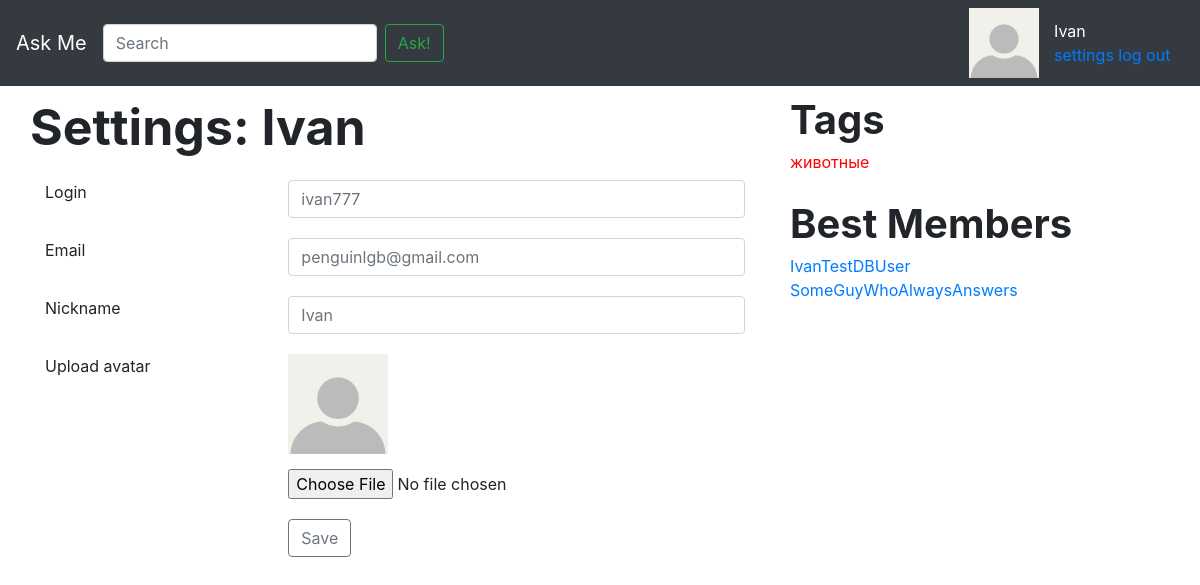
/settings/, run on an earlier commit of the app's database.
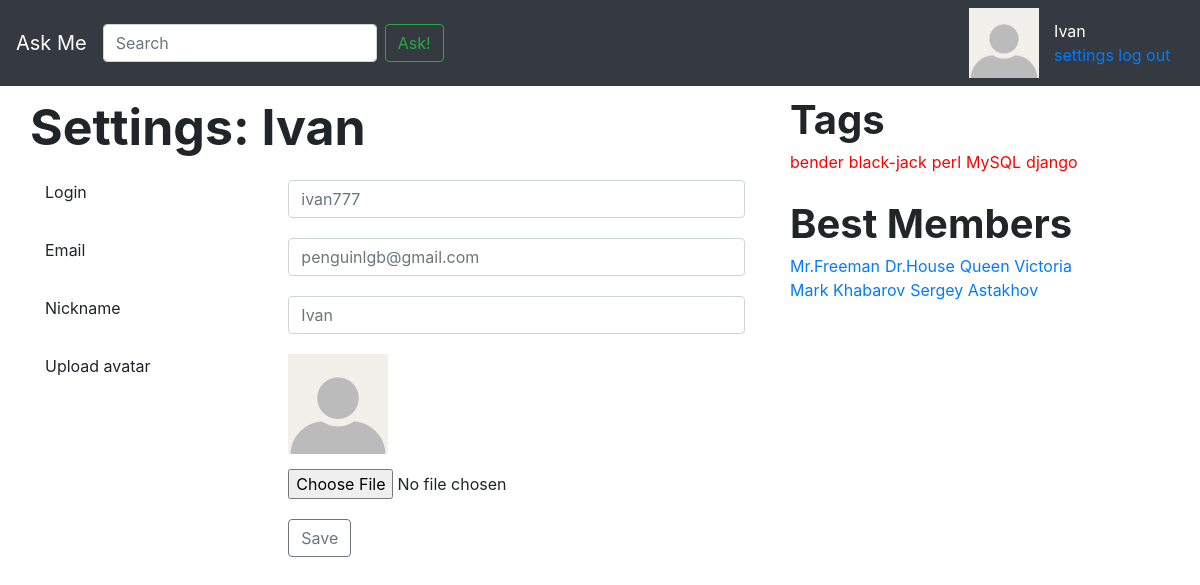
And on a later commit of the database.
### app/models.py (models this page shows, shortened)
class Tag(models.Model):
	name = models.CharField(max_length = 256, verbose_name = 'Название тэга')
	objects = TagManager()
	def __str__(self):
		return self.name
	class Meta:
		verbose_name = 'Тэг'
		verbose_name_plural = 'Тэги'

class User(models.Model):
	author = models.OneToOneField('Profile', on_delete=models.CASCADE)
	objects = UserManager()
	def __str__(self):
		return self.author.user_name
	class Meta:
		verbose_name = 'Пользователь'
		verbose_name_plural = 'Пользователи'

class Profile(models.Model):
	user_name = models.CharField(max_length = 256, verbose_name = 'Имя в системе')
	email = models.EmailField(verbose_name = 'E-mail')
	class Meta:
		verbose_name = 'Профиль'
		verbose_name_plural = 'Профили'

### app/views.py (the view)
# urls.py: path('settings/', views.settings, name='settings'),
def settings(request):
	return render(request, 'settings.html', {
		})

### app/models.py (called while the page is built)
	def get_all_users(self):
		return self.all()

	def get_all_tags(self):
		return self.all()

### askme/context_processors.py (called while the page is built)
def tags(arg):
	tags = Tag.objects.get_all_tags()
	return { 'tags': tags }

def best_members(arg):
	best_members = User.objects.get_all_users()
	return { 'members': best_members }

### templates/settings.html (shortened to what this page needs)
{% extends 'inc/base.html' %}
{% load static %}
{% block content %}
    <div class="row">
        <span id="page_header">Settings: <span>Ivan</span></span>
    </div>
    <div class="row input_row">
        <div class="col-4 input_label">Login</div>
        <div class="col-8">
            <input type="text" class="form-control" placeholder="ivan777">
        </div>
    </div>
    <div class="row input_row">
        <div class="col-4 input_label">Email</div>
        <div class="col-8">
            <input type="text" class="form-control" placeholder="penguinlgb@gmail.com">
        </div>
    </div>
    <div class="row input_row">
        <div class="col-4 input_label">Nickname</div>
        <div class="col-8">
            <input type="text" class="form-control" placeholder="Ivan">
        </div>
    </div>
    <div class="row input_row">
        <div class="col-4 input_label">Upload avatar</div>
        <div class="col-8">
            <img src="{% static "img/111.jpg" %}" id="upload_avatar_img">
            <input type="file" class="form-control-file file_ad" id="upload_avatar_file_input">
        </div>
    </div>
    <div class="row">
        <div class="col-4"></div>
        <div class="col-8">
            <button type="button" class="page_btn btn btn-outline-secondary">Save</button>
        </div>
    </div>
{% endblock content %}
{% block right %}
    {% include 'inc/tags_section.html' %}
{% endblock right %}

### templates/inc/tags_section.html
<div>
    <div class="row">
        <span class="row tags_header">Tags</span>
    </div>
    <div class="row link_tags">
        {% for tag in tags %}
            <a class="sample_tag lang_tag" href="{% url 'tag' tag  %}">{{ tag }}</a>
        {% endfor %}
    </div>
</div>
<div>
    <div class="row">
        <span class="row tags_header">Best Members</span>
    </div>
    <div class="row link_tags">
        {% for member in members %}
            <a class="sample_tag" href="">{{ member }}</a>
        {% endfor %}
    </div>
</div>

What changed in the data, as far as the page shows it:
removed Tag: name "животные"
removed User: author.user_name "IvanTestDBUser"
removed User: author.user_name "SomeGuyWhoAlwaysAnswers"
added Tag: name "bender"
added Tag: name "black-jack"
added Tag: name "perl"
added Tag: name "MySQL"
added Tag: name "django"
added User: author.user_name "Mr.Freeman"
added User: author.user_name "Dr.House"
added User: author.user_name "Queen Victoria"
added User: author.user_name "Mark Khabarov"
added User: author.user_name "Sergey Astakhov"
